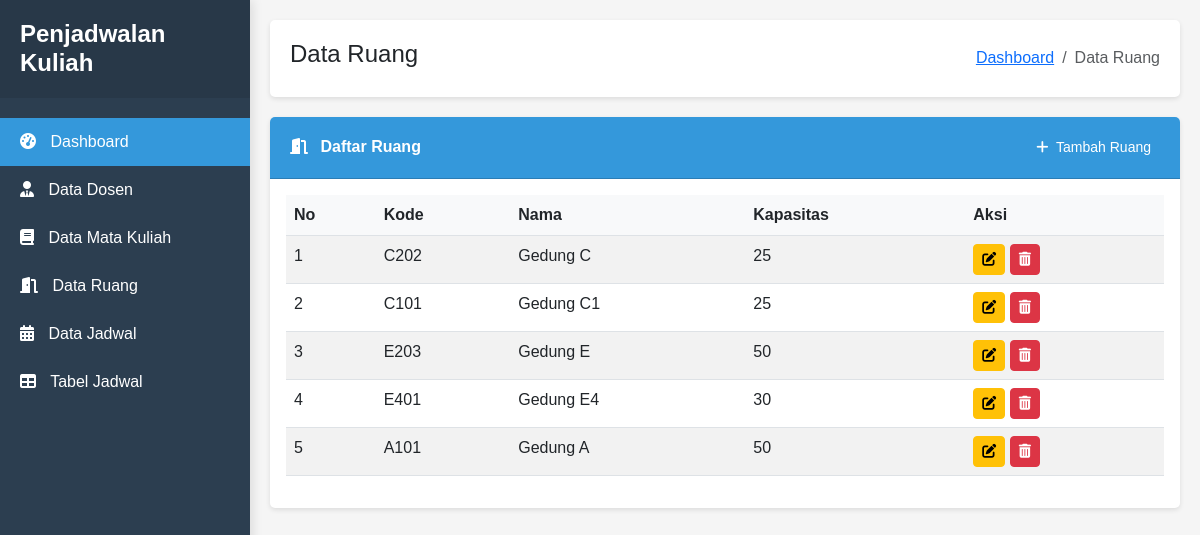
Screenshot of /index.php/ruang with the database file from the repository.
### tables this page shows
CREATE TABLE `ruang` (
  `id` int(11) NOT NULL,
  `kode` varchar(10) NOT NULL,
  `nama` varchar(50) NOT NULL,
  `kapasitas` int(11) NOT NULL,
  `created_at` timestamp NOT NULL DEFAULT current_timestamp(),
  `updated_at` timestamp NOT NULL DEFAULT current_timestamp() ON UPDATE current_timestamp()
);

### application/controllers/Ruang.php (called while the page is built, shortened)
<?php
class Ruang extends CI_Controller {
    public function __construct() {
        $this->load->model('Ruang_model');
        $this->load->library('form_validation');
    }
    public function index() {
        $data['title'] = 'Data Ruang';
        $data['ruang'] = $this->Ruang_model->get_all();
        $data['message'] = $this->session->flashdata('message');
        $this->load->view('templates/header', $data);
        $this->load->view('templates/sidebar');
        $this->load->view('ruang/index', $data);
        $this->load->view('templates/footer');
    }
}

### index.php (called while the page is built, shortened)
<?php
require_once BASEPATH.'core/CodeIgniter.php';

### application/models/Ruang_model.php (called while the page is built, shortened)
<?php
class Ruang_model extends CI_Model {
    private $table = 'ruang';
    public function get_all() {
        return $this->db->get($this->table)->result();
    }
}

### application/views/ruang/index.php (the view, shortened to what this page needs)
<div class="card">
    <div class="card-header d-flex justify-content-between align-items-center">
        <span><i class="fas fa-door-open me-2"></i> Daftar Ruang</span>
        <a href="<?= base_url('ruang/add') ?>" class="btn btn-sm btn-primary">
            <i class="fas fa-plus me-1"></i> Tambah Ruang
        </a>
    </div>
    <div class="card-body">
        <div class="table-responsive">
            <table class="table table-striped table-hover">
                <thead>
                    <tr>
                        <th>No</th>
                        <th>Kode</th>
                        <th>Nama</th>
                        <th>Kapasitas</th>
                        <th>Aksi</th>
                    </tr>
                </thead>
                <tbody>
                    <?php if (empty($ruang)): ?>
                    <tr>
                        <td colspan="5" class="text-center">Tidak ada data ruang</td>
                    </tr>
                    <?php else: ?>
                    <?php $no = 1; foreach ($ruang as $row): ?>
                    <tr>
                        <td><?= $no++ ?></td>
                        <td><?= $row->kode ?></td>
                        <td><?= $row->nama ?></td>
                        <td><?= $row->kapasitas ?></td>
                        <td>
                            <a href="<?= base_url('ruang/edit/'.$row->id) ?>" class="btn btn-sm btn-warning" data-bs-toggle="tooltip" title="Edit">
                                <i class="fas fa-edit"></i>
                            </a>
                            <a href="<?= base_url('ruang/delete/'.$row->id) ?>" class="btn btn-sm btn-danger" onclick="return confirm('Apakah Anda yakin ingin menghapus data ini?')" data-bs-toggle="tooltip" title="Hapus">
                                <i class="fas fa-trash-alt"></i>
                            </a>
                        </td>
                    </tr>
                    <?php endforeach; ?>
                    <?php endif; ?>
                </tbody>
            </table>
        </div>
    </div>
</div>

### application/views/templates/header.php (style rules this page uses)
:root { --primary-color: #3498db; --secondary-color: #2c3e50; --light-color: #f8f9fa; --dark-color: #343a40; }
body { font-family: 'Poppins', sans-serif; background-color: #f5f5f5; }
.card { border: none; border-radius: 5px; box-shadow: 0 2px 5px rgba(0, 0, 0, 0.1); margin-bottom: 20px; }
.card-header { background-color: var(--primary-color); color: white; font-weight: bold; padding: 15px 20px; border-radius: 5px 5px 0 0; }
.btn-primary { background-color: var(--primary-color); border-color: var(--primary-color); }
.table-striped tbody tr:nth-of-type(odd) { background-color: rgba(0, 0, 0, 0.02); }
.table th { font-weight: bold; background-color: #f8f9fa; }

### rows the page displays
ruang: kode "C202", nama "Gedung C", kapasitas "25"
ruang: kode "C101", nama "Gedung C1", kapasitas "25"
ruang: kode "E203", nama "Gedung E", kapasitas "50"
ruang: kode "E401", nama "Gedung E4", kapasitas "30"
ruang: kode "A101", nama "Gedung A", kapasitas "50"

### other values shown
$title "Data Ruang"
